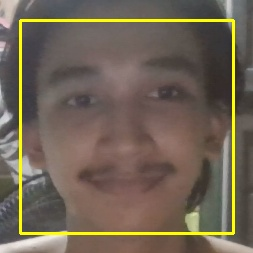
#> input picture known_faces/rovic.jpg, 253 x 253 px
$ python -i anti_spoofing.py   (imports and definitions only)   (older library calls are emulated)
#> lines starting #> are read from the running program, lines starting #| are printed output that depends on the picture
"""
Lightweight anti-spoofing / liveness heuristics built on OpenCV and NumPy.

The detector blends multiple signals so that printed photos, screen replays,
and still frames have a much harder time passing the liveness gate:

- Texture sharpness (Laplacian variance)
- Frequency content (screens/prints often show excess high frequencies)
- Color variation (flat, desaturated areas are suspicious)
- Motion between frames (identical consecutive frames are blocked)
- Optional blink score from facial landmarks when available
"""

from __future__ import annotations

import time
from collections import deque
from typing import Any, Dict, Optional, Tuple

import cv2
import numpy as np


class AntiSpoofingDetector:
    def __init__(self):
        self.last_gray: Optional[np.ndarray] = None
        self.last_timestamp: Optional[float] = None
        self.motion_history: deque[float] = deque(maxlen=10)  # Longer history for better detection
        self.frame_count: int = 0
        self.last_face_landmarks: Optional[Dict[str, Any]] = None
        self.landmark_history: deque[Dict[str, Any]] = deque(maxlen=5)

    def reset_state(self) -> None:
        """Clear rolling state to restart motion tracking."""
        self.last_gray = None
        self.last_timestamp = None
        self.motion_history.clear()
        self.frame_count = 0
        self.last_face_landmarks = None
        self.landmark_history.clear()

    def _prepare_face(self, image: np.ndarray, face_location=None) -> np.ndarray:
        """Crop and downscale the face region for faster analysis."""
        face_roi = image
        if face_location:
            top, right, bottom, left = face_location
            top, right, bottom, left = int(top), int(right), int(bottom), int(left)
            face_roi = image[max(top, 0) : max(bottom, 0), max(left, 0) : max(right, 0)]

        # Guard against empty crops
        if face_roi.size == 0:
            face_roi = image

        # Normalize size for consistent scoring
        try:
            face_roi = cv2.resize(face_roi, (256, 256))
        except Exception:
            pass
        return face_roi

    def _texture_score(self, gray: np.ndarray) -> Tuple[float, float]:
        lap_var = float(cv2.Laplacian(gray, cv2.CV_64F).var())
        # More lenient: lower threshold for texture (60 instead of 120)
        score = float(np.clip(lap_var / 60.0, 0.0, 1.0))
        return score, lap_var

    def _frequency_score(self, gray: np.ndarray) -> Tuple[float, float]:
        # Downsample for speed
        small = cv2.resize(gray, (128, 128))
        f = np.fft.fftshift(np.fft.fft2(small))
        mag = np.abs(f)

        h, w = mag.shape
        band = mag[h // 4 : 3 * h // 4, w // 4 : 3 * w // 4]
        total_energy = float(mag.sum() + 1e-8)
        center_energy = float(band.sum())
        high_energy = total_energy - center_energy

        ratio = high_energy / total_energy
        # More lenient: lower threshold (0.15 instead of 0.25) and wider range
        score = float(np.clip((ratio - 0.15) / 0.5, 0.0, 1.0))
        return score, ratio

    def _color_score(self, bgr: np.ndarray) -> Tuple[float, float]:
        hsv = cv2.cvtColor(bgr, cv2.COLOR_BGR2HSV)
        saturation = hsv[:, :, 1] / 255.0
        sat_std = float(np.std(saturation))
        # Slightly stricter color variation requirement to avoid flat prints
        score = float(np.clip((sat_std - 0.08) / 0.3, 0.0, 1.0))
        return score, sat_std

    def _illumination_check(self, gray: np.ndarray) -> Tuple[bool, float, float]:
        """Detect very dark or flat lighting where spoof checks are unreliable."""
        brightness = float(np.mean(gray))
        contrast = float(np.std(gray))
        # Only block VERY dark or VERY flat (photos/videos often have low contrast)
        # Allow reasonable lighting conditions to pass
        low_light = brightness < 40 or contrast < 15
        return low_light, brightness, contrast

    def _edge_screen_check(self, gray: np.ndarray) -> Tuple[bool, float, float]:
        edges = cv2.Canny(gray, 70, 200)
        edge_density = float(edges.mean() / 255.0)

        border_band = 8  # Wider border check
        top_band = float(edges[:border_band, :].sum())
        bottom_band = float(edges[-border_band:, :].sum())
        left_band = float(edges[:, :border_band].sum())
        right_band = float(edges[:, -border_band:].sum())
        total_edges = float(edges.sum() + 1e-8)

        border_ratio = (top_band + bottom_band + left_band + right_band) / total_edges
        # Stricter: detect borders more aggressively
        strong_border = border_ratio > 0.30 and edge_density < 0.15
        return strong_border, edge_density, border_ratio

    def _specular_reflection_check(self, bgr: np.ndarray) -> Tuple[bool, float]:
        """Check for specular reflections common in screens."""
        gray = cv2.cvtColor(bgr, cv2.COLOR_BGR2GRAY)
        # High brightness areas indicate screen reflections
        bright_pixels = np.sum(gray > 200) / gray.size
        # Screens often have very bright spots
        has_specular = bright_pixels > 0.15
        return has_specular, float(bright_pixels)

    def _temporal_consistency_check(self, face_landmarks: Optional[Dict[str, Any]]) -> Tuple[float, float]:
        """Check if facial landmarks change over time (photos/videos are static)."""
        if not face_landmarks or len(self.landmark_history) < 2:
            if face_landmarks:
                self.landmark_history.append(face_landmarks)
            return 0.5, 0.0

        # Calculate landmark movement
        current_nose = face_landmarks.get("nose_tip", [])
        if not current_nose:
            self.landmark_history.append(face_landmarks)
            return 0.5, 0.0

        current_center = np.mean(current_nose, axis=0)
        movements = []

        for past_landmarks in list(self.landmark_history)[-3:]:  # Check last 3 frames
            past_nose = past_landmarks.get("nose_tip", [])
            if past_nose:
                past_center = np.mean(past_nose, axis=0)
                movement = np.linalg.norm(current_center - past_center)
                movements.append(movement)

        self.landmark_history.append(face_landmarks)

        if not movements:
            return 0.5, 0.0

        avg_movement = float(np.mean(movements))
        # Score based on movement - static faces (photos) have very low movement
        score = float(np.clip(avg_movement / 5.0, 0.0, 1.0))
        return score, avg_movement

    def _motion_score(self, gray: np.ndarray) -> Tuple[float, float]:
        self.frame_count += 1

        if self.last_gray is None:
            self.last_gray = gray
            self.last_timestamp = time.time()
            # More lenient initial score
            return 0.5, 0.0

        diff = cv2.absdiff(gray, self.last_gray)
        motion_intensity = float(np.mean(diff))

        self.last_gray = gray
        self.last_timestamp = time.time()

        # More lenient motion detection
        norm_motion = float(np.clip(motion_intensity / 5.0, 0.0, 1.0))
        self.motion_history.append(norm_motion)

        # More lenient motion scoring
        if len(self.motion_history) < 2:
            # First frame: give benefit of doubt
            averaged = float(np.mean(self.motion_history)) * 0.9
        else:
            # After 2+ frames: average motion
            recent_motion = list(self.motion_history)[-3:]
            averaged = float(np.mean(recent_motion))
            # Only penalize if motion is EXTREMELY consistent (very suspicious)
            motion_variance = float(np.std(recent_motion))
            if motion_variance < 0.02:  # Only penalize extremely uniform motion
                averaged *= 0.7
            # Boost if we have good motion history
            if len(self.motion_history) >= 3:
                averaged = min(1.0, averaged * 1.1)

        return averaged, motion_intensity

    @staticmethod
    def _ear(eye_landmarks) -> float:
        eye = np.array(eye_landmarks)
        if eye.shape[0] < 6:
            return 0.0

        a = np.linalg.norm(eye[1] - eye[5])
        b = np.linalg.norm(eye[2] - eye[4])
        c = np.linalg.norm(eye[0] - eye[3])
        return float((a + b) / (2.0 * c + 1e-8))

    def _blink_score(self, face_landmarks: Optional[Dict[str, Any]]) -> Tuple[float, float]:
        if not face_landmarks:
            return 0.5, 0.0
        try:
            left = face_landmarks.get("left_eye")
            right = face_landmarks.get("right_eye")
            if not left or not right:
                return 0.5, 0.0
            left_ear = self._ear(left)
            right_ear = self._ear(right)
            ear = (left_ear + right_ear) / 2.0
            # Normal relaxed EAR tends to live between 0.18 and 0.32
            live_range = 0.18 <= ear <= 0.32
            score = 0.8 if live_range else 0.4
            return float(score), float(ear)
        except Exception:
            return 0.5, 0.0

    def comprehensive_anti_spoofing_check(
        self,
        image: np.ndarray,
        face_landmarks: Optional[Dict[str, Any]] = None,
        face_location: Optional[Tuple[int, int, int, int]] = None,
    ) -> Dict[str, Any]:
        """Analyze a detected face and return liveness confidence."""
        try:
            face_roi = self._prepare_face(image, face_location)
            gray = cv2.cvtColor(face_roi, cv2.COLOR_BGR2GRAY)

            texture_score, lap_var = self._texture_score(gray)
            freq_score, freq_ratio = self._frequency_score(gray)
            color_score, sat_std = self._color_score(face_roi)
            motion_score, motion_intensity = self._motion_score(gray)
            blink_score, ear = self._blink_score(face_landmarks)
            strong_border, edge_density, border_ratio = self._edge_screen_check(gray)
            has_specular, specular_ratio = self._specular_reflection_check(face_roi)
            low_light, brightness, contrast = self._illumination_check(gray)
            temporal_score, landmark_movement = self._temporal_consistency_check(face_landmarks)

            # Balanced weights: favor texture and motion
            confidence = (
                0.28 * texture_score
                + 0.20 * freq_score
                + 0.18 * color_score
                + 0.24 * motion_score  # Keep motion important
                + 0.08 * blink_score
                + 0.02 * temporal_score  # small weight to landmark motion
            )
            confidence = float(round(confidence, 4))

            # Balanced thresholds - block spoofs but allow legitimate faces
            min_confidence = 0.45  # Lowered to allow good faces with decent lighting
            min_frames_required = 2  # Allow faster acceptance

            # Reasonable motion requirements - not too strict
            has_good_motion = motion_score >= 0.12 or (motion_score >= 0.08 and len(self.motion_history) >= 3)
            has_temporal_change = temporal_score >= 0.10 or landmark_movement > 1.5  # More reasonable movement

            # Calculate individual scores check - flexible OR logic
            has_good_individual_scores = (
                (freq_score >= 0.18 or texture_score >= 0.22)  # At least one texture/freq check passes
                and (motion_score >= 0.10 or len(self.motion_history) >= 3)  # Some motion detected
            )

            # Hard blocks ONLY for obvious spoofs or very unreliable conditions
            if strong_border or has_specular or low_light:
                is_live = False
                # Force very low confidence when screen reflection is detected (ensures notification trigger)
                if has_specular:
                    confidence = min(confidence, 0.15)  # Override confidence to guarantee anti-spoofing alert
            elif self.frame_count < min_frames_required:
                # Too early - need more frames
                is_live = False
            elif len(self.motion_history) < min_frames_required:
                # Not enough motion history
                is_live = False
            else:
                # More flexible: pass if confidence is good OR individual scores are good
                # Still require motion and block obvious spoofs
                is_live = (
                    (confidence >= min_confidence or has_good_individual_scores)  # Flexible: confidence OR good scores
                    and has_good_motion  # Still require some motion
                    and not strong_border
                    and not has_specular
                    and not low_light
                )

            details = "Live face confirmed" if is_live else "Spoofing pattern detected"
            if strong_border:
                details = "Screen/print border detected - please use a live face"
            elif has_specular:
                details = "Screen reflection detected - please use a live face, not a screen"
            elif low_light:
                details = "Environment too dark or low contrast - improve lighting"
            elif self.frame_count < min_frames_required:
                details = f"Verifying... ({min_frames_required - self.frame_count} more frame(s))"
            elif len(self.motion_history) < min_frames_required:
                details = "Building motion profile..."
            elif not has_good_motion:
                details = "Please move slightly for verification"
            elif confidence < min_confidence and not has_good_individual_scores:
                details = "Please ensure good lighting and face the camera directly"
            else:
                details = "Verifying liveness..."

            return {
                "success": True,
                "is_live": bool(is_live),
                "confidence": confidence,
                "details": details,
                "checks": {
                    "texture_analysis": {"passed": texture_score >= 0.22, "score": texture_score, "variance": lap_var},
                    "frequency_analysis": {"passed": freq_score >= 0.18, "score": freq_score, "ratio": freq_ratio},
                    "color_analysis": {"passed": color_score >= 0.18, "score": color_score, "sat_std": sat_std},
                    "motion_analysis": {"passed": motion_score >= 0.12 or (motion_score >= 0.08 and len(self.motion_history) >= 3), "score": motion_score, "intensity": motion_intensity, "frames": len(self.motion_history)},
                    "temporal_consistency": {"passed": temporal_score >= 0.10 or landmark_movement > 1.5, "score": temporal_score, "movement": landmark_movement},
                    "blink_detection": {"passed": blink_score >= 0.5, "score": blink_score, "ear": ear},
                    "border_screen": {"passed": not strong_border, "edge_density": edge_density, "border_ratio": border_ratio},
                    "specular_reflection": {"passed": not has_specular, "ratio": specular_ratio},
                    "illumination": {"passed": not low_light, "brightness": brightness, "contrast": contrast},
                },
            }
        except Exception as exc:
            print(f"Anti-spoofing error: {exc}")
            return {
                "success": False,
                "is_live": False,
                "confidence": 0.0,
                "details": f"Anti-spoofing error: {exc}",
                "checks": {},
            }


# Global anti-spoofing detector instance
anti_spoofing_detector = AntiSpoofingDetector()

>>> import cv2
>>> picture = cv2.imread('known_faces/rovic.jpg')
#> picture is the input picture: shape (253, 253, 3); mean B, G, R 84.8, 99.8, 111.9
>>> result = AntiSpoofingDetector().comprehensive_anti_spoofing_check(picture)
#> in _prepare_face, `face_roi = cv2.resize(face_roi, (256, 256))`:
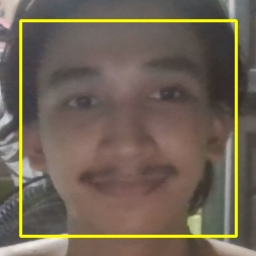
#> face_roi: shape (256, 256, 3); mean B, G, R 84.7, 99.7, 111.8
#> in comprehensive_anti_spoofing_check, `gray = cv2.cvtColor(face_roi, cv2.COLOR_BGR2GRAY)`:
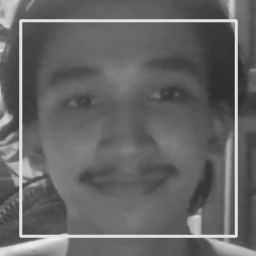
#> gray: shape (256, 256); min 44, max 238, mean 101.6
#> in _texture_score, `lap_var = float(cv2.Laplacian(gray, cv2.CV_64F).var())`: lap_var = 493.5
#> in _texture_score, `score = float(np.clip(lap_var / 60.0, 0.0, 1.0))`: score = 1
#> in comprehensive_anti_spoofing_check, `texture_score, lap_var = self._texture_score(gray)`: lap_var = 493.5
#> in _frequency_score, `small = cv2.resize(gray, (128, 128))`:
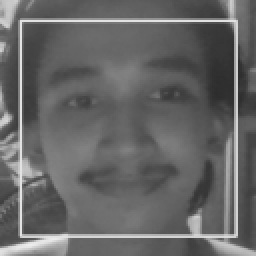
#> small: shape (128, 128) (shown 2 times larger); min 45, max 237, mean 101.7
#> in _frequency_score, `total_energy = float(mag.sum() + 1e-8)`: total_energy = 25527667.1
#> in _frequency_score, `center_energy = float(band.sum())`: center_energy = 17971090.1
#> in _frequency_score, `high_energy = total_energy - center_energy`: high_energy = 7556576.9
#> in _frequency_score, `ratio = high_energy / total_energy`: ratio = 0.296
#> in _frequency_score, `score = float(np.clip((ratio - 0.15) / 0.5, 0.0, 1.0))`: score = 0.292
#> in comprehensive_anti_spoofing_check, `freq_score, freq_ratio = self._frequency_score(gray)`: freq_ratio = 0.296
#> in _color_score, `hsv = cv2.cvtColor(bgr, cv2.COLOR_BGR2HSV)`: hsv: shape (256, 256, 3); mean H, S, V 30, 55.8, 112.3
#> in _color_score, `saturation = hsv[:, :, 1] / 255.0`:
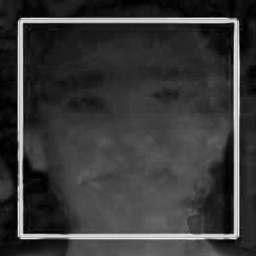
#> saturation: shape (256, 256) float64; min 0, max 0.949, mean 0.219
#> in _color_score, `sat_std = float(np.std(saturation))`: sat_std = 0.18
#> in _color_score, `score = float(np.clip((sat_std - 0.08) / 0.3, 0.0, 1.0))`: score = 0.335
#> in comprehensive_anti_spoofing_check, `color_score, sat_std = self._color_score(face_roi)`: sat_std = 0.18
#> in comprehensive_anti_spoofing_check, `motion_score, motion_intensity = self._motion_score(gray)`: motion_score = 0.5; motion_intensity = 0
#> in _edge_screen_check, `edges = cv2.Canny(gray, 70, 200)`:
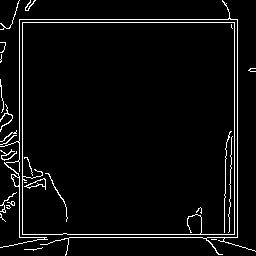
#> edges: shape (256, 256); 4.4% white in thin lines or dots
#> in _edge_screen_check, `edge_density = float(edges.mean() / 255.0)`: edge_density = 0.0443
#> in _edge_screen_check, `top_band = float(edges[:border_band, :].sum())`: top_band = 12750
#> in _edge_screen_check, `bottom_band = float(edges[-border_band:, :].sum())`: bottom_band = 13515
#> in _edge_screen_check, `left_band = float(edges[:, :border_band].sum())`: left_band = 63240
#> in _edge_screen_check, `right_band = float(edges[:, -border_band:].sum())`: right_band = 6120
#> in _edge_screen_check, `total_edges = float(edges.sum() + 1e-8)`: total_edges = 739755
#> in _edge_screen_check, `border_ratio = (top_band + bottom_band + left_band + right_band) / tot..`: border_ratio = 0.129
#> in _edge_screen_check, `strong_border = border_ratio > 0.30 and edge_density < 0.15`: strong_border = False
#> in comprehensive_anti_spoofing_check, `strong_border, edge_density, border_ratio = self._edge_screen_check(gr..`: edge_density = 0.0443; border_ratio = 0.129
#> in _specular_reflection_check, `bright_pixels = np.sum(gray > 200) / gray.size`: bright_pixels = 0.0358
#> in _specular_reflection_check, `has_specular = bright_pixels > 0.15`: has_specular = False
#> in comprehensive_anti_spoofing_check, `has_specular, specular_ratio = self._specular_reflection_check(face_roi)`: specular_ratio = 0.0358
#> in _illumination_check, `brightness = float(np.mean(gray))`: brightness = 101.6
#> in _illumination_check, `contrast = float(np.std(gray))`: contrast = 34.91
#> in _illumination_check, `low_light = brightness < 40 or contrast < 15`: low_light = False
#> in comprehensive_anti_spoofing_check, `low_light, brightness, contrast = self._illumination_check(gray)`: brightness = 101.6; contrast = 34.91
#> in comprehensive_anti_spoofing_check, `confidence = ( 0.28 * texture_score + 0.20 * freq_score + 0.18 * color..`: confidence = 0.569
#> in comprehensive_anti_spoofing_check, `has_good_motion = motion_score >= 0.12 or (motion_score >= 0.08 and le..`: has_good_motion = True
#> result = 5 items
